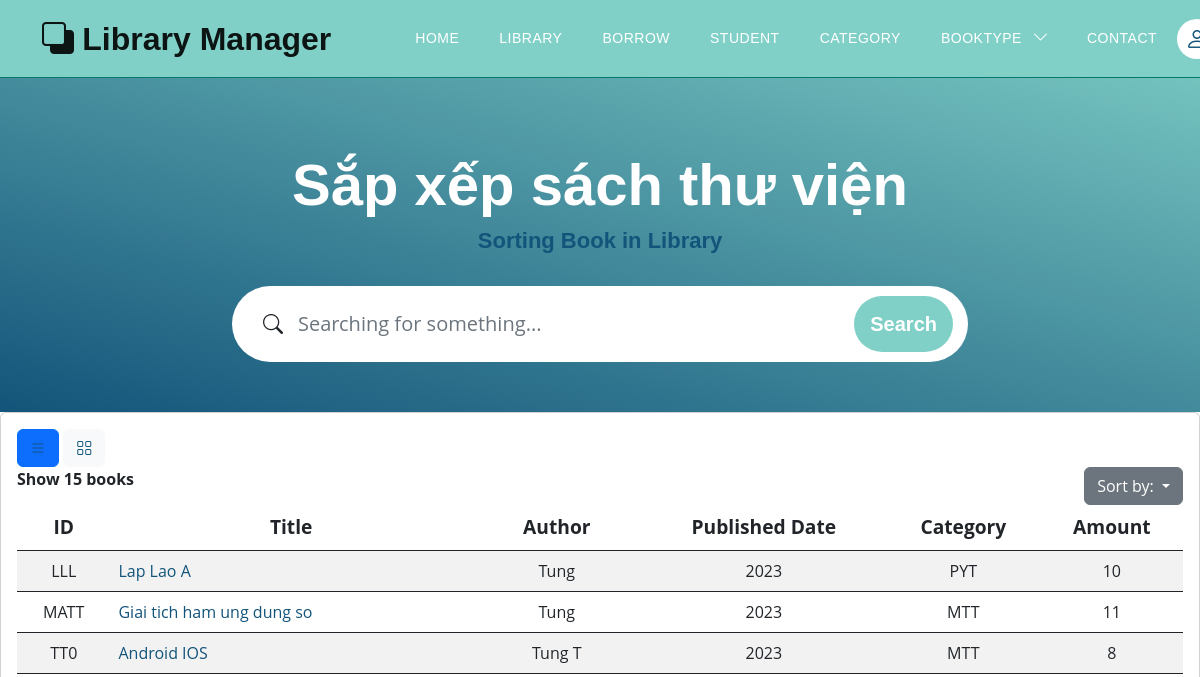
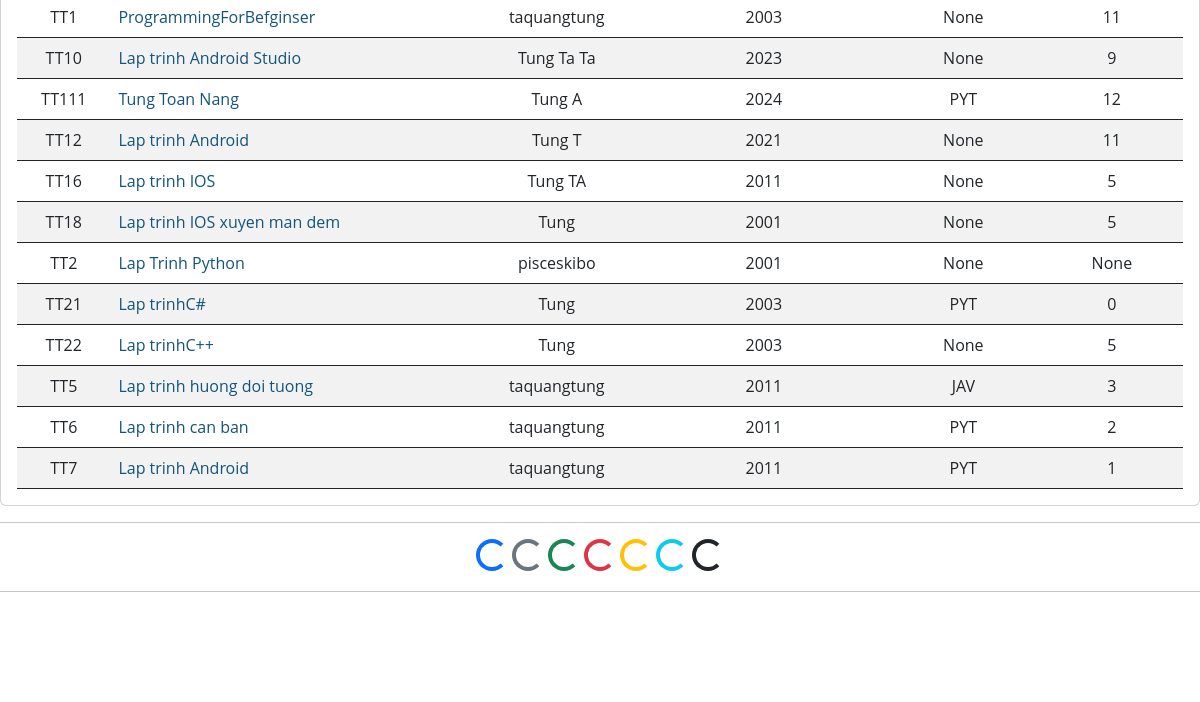
Before: /books/sort_books?bookview=0&choice=id (upper part) with the older database file (2 pictures, top to bottom).
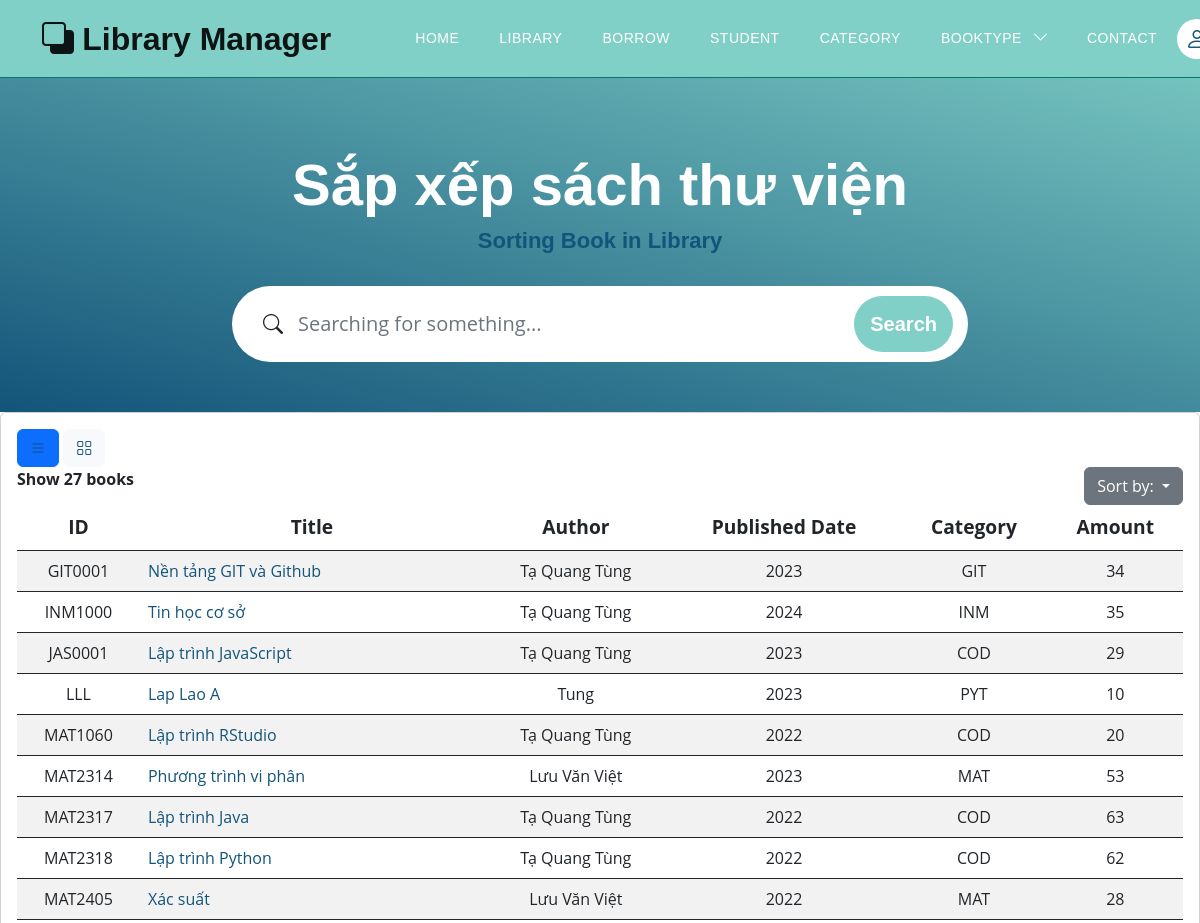
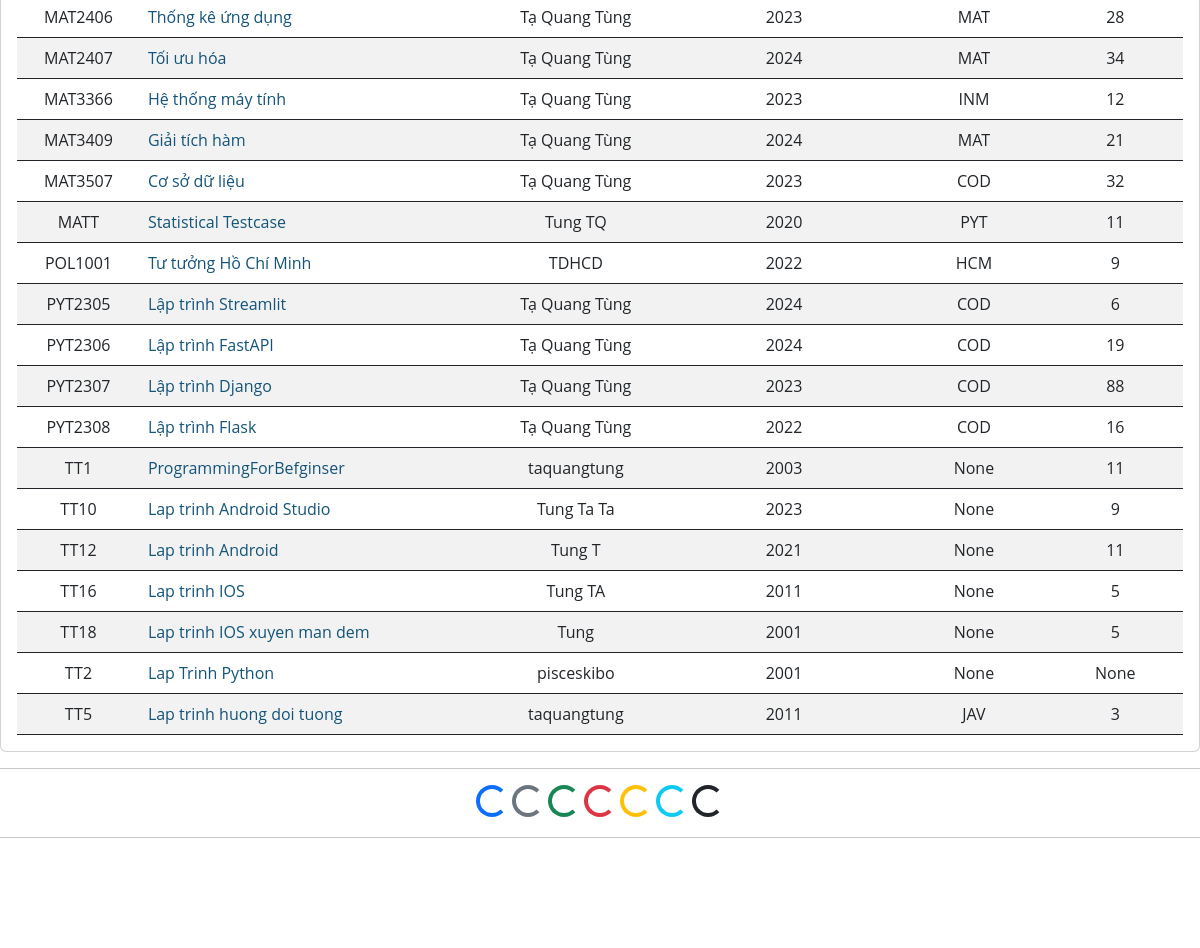
After: the same page with the newer database file (2 pictures, top to bottom).
### models.py (models this page shows, shortened)
class Book(Base):
    __tablename__ = 'books'
    username_id = Column(String(30), ForeignKey('users.username'), nullable=False)
    id_book = Column(String(30), primary_key=True, unique=True, index=True)         # Số thứ tự sách
    title = Column(String(100), index=True)      # Tiêu đề sách
    author = Column(String(100), index=True)     # Tác giả
    year = Column(Integer)                  # Năm xuất bản
    quantity_amount = Column(Integer, index=True, default=0)
    category_id = Column(String(10), ForeignKey('category.category_id'), nullable=False)
    insert_at = Column(DateTime, index=True)
    insert_id = Column(String(30), index=True)
    update_at = Column(DateTime,index=True)
    update_id = Column(String(30), index=True)
    delete_at = Column(DateTime,index=True)
    delete_id = Column(String(30), index=True)
    delete_flag = Column(Integer, index=True)
    image_book = Column(String(100), index=True, nullable=True)         # Đường dẫn tới ảnh của sách
    pdf_book = Column(String(100), index=True, nullable=True)           # Đường dẫn tới file PDF của sách
    user = relationship("User", back_populates="books")
    category = relationship("Category", back_populates="category_books")
    borrows = relationship("BorrowBook", back_populates="book_borrow")
    borrowfinal = relationship("BorrowBookFinal", back_populates="book_borrow_final")
    comments = relationship("CommentBook", back_populates="book")

class Category(Base):
    __tablename__ = 'category'
    category_id = Column(String(10), primary_key=True, index=True)
    category_name = Column(String(50), index=True)
    insert_at = Column(DateTime, index=True)
    insert_id = Column(String(30), index=True)
    update_at = Column(DateTime,index=True)
    update_id = Column(String(30), index=True)
    delete_at = Column(DateTime,index=True)
    delete_id = Column(String(30), index=True)
    delete_flag = Column(Integer, index=True)
    category_books = relationship("Book", back_populates="category")

### routers/book.py (the view)
@router.get('/books/sort_books', response_class=HTMLResponse)
async def sort_books(bookview: int, choice: str, request: Request, db: Session = Depends(models.get_db)):
    mean_star = function.get_mean_star(db)
    all_category2 = db.query(models.Category).filter(models.Category.delete_flag != 1).all()
    if choice == "year":
        books = db.query(models.Book).order_by(models.Book.year)
    elif choice == "id":
        books = db.query(models.Book).order_by(models.Book.id_book)
    elif choice == "name":
        books = db.query(models.Book).order_by(models.Book.title)
    books = books.filter(models.Book.delete_flag != 1).all()
    total_books = db.query(models.Book).filter(models.Book.delete_flag == 0).count()
    return templates.TemplateResponse("books/sorting_book.html", {
        "request": request,
        "books": books,
        "total_books": total_books,
        "bookview": bookview,
        "mean_star": mean_star,
        "all_category2": all_category2})

### templates/books/sorting_book.html (shortened to what the changed rows need)
{% extends "base.html" %}
{% block content %}
<section class="hero-section d-flex justify-content-center align-items-center" id="section_1"
    style="padding-bottom: 50px;">
    <div class="container">
        <div class="row">
            <div class="col-lg-8 col-12 mx-auto">
                <h1 class="text-white text-center"> Sắp xếp sách thư viện </h1>
            </div>
        </div>
    </div>
</section>
<div class="card card-table comman-shadow">
    <div class="card-body">
        <div class="table-responsive">
            <div id="DataTables_Table_0_wrapper" class="dataTables_wrapper no-footer">
                <div class="row">
                    <div class="col-md-6">
                        <div class="dataTables_length" id="DataTables_Table_0_length">
                            <label> <b> Show {{total_books}} books </b>
                            </label>
                        </div>
                    </div>
                </div>
                {% if bookview == 0 %}
                <table
                    class="table border-0 star-student table-hover table-center mb-0 datatable table-striped dataTable no-footer"
                    id="DataTables_Table_0" aria-describedby="DataTables_Table_0_info">
                    <thead class="student-thread">
                        <tr style="text-align: center; font-size:larger;">
                            <th rowspan="1" colspan="1" aria-label="ID: activate to sort column ascending">ID</th>
                            <th rowspan="1" colspan="1" aria-label="Title: activate to sort column ascending">Title</th>
                            <th rowspan="1" colspan="1" aria-label="Author: activate to sort column ascending">Author
                            </th>
                            <th rowspan="1" colspan="1" aria-label="Published Date: activate to sort column ascending">
                                Published Date</th>
                            <th rowspan="1" colspan="1" aria-label="Category: activate to sort column ascending">
                                Category</th>
                            <th rowspan="1" colspan="1" aria-label="Action: activate to sort column ascending">Amount
                            </th>
                        </tr>
                    </thead>
                    <tbody>
                        <form action="">
                            {% for book in books %}
                            <tr class="{% if loop.index is even %} even {% else %}odd{% endif %}">
                                <td style="text-align: center;">{{ book.id_book }}</td>
                                <td> <a href="/books/detail_book?choice_book={{book.id_book}}">{{ book.title }}</a></td>
                                <td style="text-align: center;">{{ book.author }}</td>
                                <td style="text-align: center;">{{ book.year }}</td>
                                <td style="text-align: center;">{{ book.category }}</td>
                                <td style="text-align: center;">{{ book.quantity_amount }}</td>
                            </tr>
                            {% endfor %}
                        </form>
                    </tbody>
                </table>
                {% endif %}
            </div>
        </div>
    </div>
</div>
{% endblock content %}

Changed rows visible on the page:
no longer on this page (row edited): Book: id_book "TT0", title "Android IOS", author "Tung T", year "2023", category "MTT", quantity_amount "8"
no longer on this page (row edited): Book: id_book "TT111", title "Tung Toan Nang", author "Tung A", year "2024", category "PYT", quantity_amount "12"
no longer on this page (row edited): Book: id_book "TT21", title "Lap trinhC#", author "Tung", year "2003", category "PYT", quantity_amount "0"
no longer on this page (row edited): Book: id_book "TT22", title "Lap trinhC++", author "Tung", year "2003", category "None", quantity_amount "5"
no longer on this page (row edited): Book: id_book "TT6", title "Lap trinh can ban", author "taquangtung", year "2011", category "PYT", quantity_amount "2"
no longer on this page (row edited): Book: id_book "TT7", title "Lap trinh Android", author "taquangtung", year "2011", category "PYT", quantity_amount "1"
added Book: id_book "GIT0001", title "Nền tảng GIT và Github", author "Tạ Quang Tùng", year "2023", category "GIT", quantity_amount "34"
added Book: id_book "INM1000", title "Tin học cơ sở", author "Tạ Quang Tùng", year "2024", category "INM", quantity_amount "35"
added Book: id_book "JAS0001", title "Lập trình JavaScript", author "Tạ Quang Tùng", year "2023", category "COD", quantity_amount "29"
added Book: id_book "MAT1060", title "Lập trình RStudio", author "Tạ Quang Tùng", year "2022", category "COD", quantity_amount "20"
added Book: id_book "MAT2314", title "Phương trình vi phân", author "Lưu Văn Việt", year "2023", category "MAT", quantity_amount "53"
added Book: id_book "MAT2317", title "Lập trình Java", author "Tạ Quang Tùng", year "2022", category "COD", quantity_amount "63"
added Book: id_book "MAT2318", title "Lập trình Python", author "Tạ Quang Tùng", year "2022", category "COD", quantity_amount "62"
added Book: id_book "MAT2405", title "Xác suất", author "Lưu Văn Việt", year "2022", category "MAT", quantity_amount "28"
added Book: id_book "MAT2406", title "Thống kê ứng dụng", author "Tạ Quang Tùng", year "2023", category "MAT", quantity_amount "28"
added Book: id_book "MAT2407", title "Tối ưu hóa", author "Tạ Quang Tùng", year "2024", category "MAT", quantity_amount "34"
added Book: id_book "MAT3366", title "Hệ thống máy tính", author "Tạ Quang Tùng", year "2023", category "INM", quantity_amount "12"
added Book: id_book "MAT3409", title "Giải tích hàm", author "Tạ Quang Tùng", year "2024", category "MAT", quantity_amount "21"
added Book: id_book "MAT3507", title "Cơ sở dữ liệu", author "Tạ Quang Tùng", year "2023", category "COD", quantity_amount "32"
changed Book "MATT": title "Giai tich ham ung dung so" → "Statistical Testcase"; author "Tung" → "Tung TQ"; year "2023" → "2020"; category "MTT" → "PYT"
added Book: id_book "POL1001", title "Tư tưởng Hồ Chí Minh", author "TDHCD", year "2022", category "HCM", quantity_amount "9"
added Book: id_book "PYT2305", title "Lập trình Streamlit", author "Tạ Quang Tùng", year "2024", category "COD", quantity_amount "6"
added Book: id_book "PYT2306", title "Lập trình FastAPI", author "Tạ Quang Tùng", year "2024", category "COD", quantity_amount "19"
added Book: id_book "PYT2307", title "Lập trình Django", author "Tạ Quang Tùng", year "2023", category "COD", quantity_amount "88"
added Book: id_book "PYT2308", title "Lập trình Flask", author "Tạ Quang Tùng", year "2022", category "COD", quantity_amount "16"
Other visible differences:
{{ total_books }}: "15" → "27"
